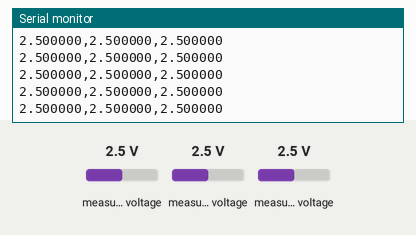
This sketch was run on a simulated ESP32. Parts: the last lines printed to the serial monitor. The inputs (shaded band) are chosen by the test bench; at power-on: measured voltage 2.5 V.

Above: at 1.2 s.
1.3 s: measured voltage (sensor 200) set to 0.1 V
At 1.54 s:
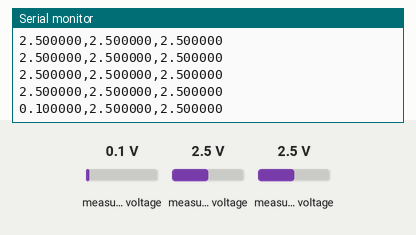
2.8 s: measured voltage (sensor 201) set to 0.1 V
At 2.89 s:
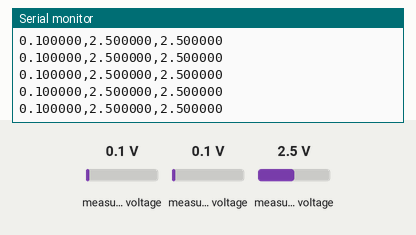
4.3 s: measured voltage (sensor 202) set to 0.1 V
At 4.47 s:
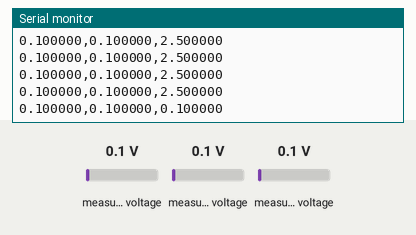
5.8 s: measured voltage (sensor 200) set to 1.2 V
At 5.82 s:
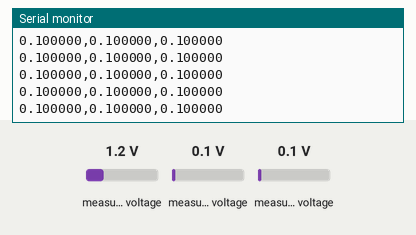
7.3 s: measured voltage (sensor 201) set to 1.2 V
At 7.39 s:
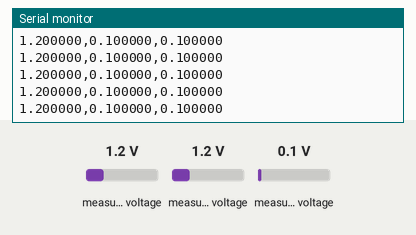
8.8 s: measured voltage (sensor 202) set to 1.2 V
At 8.97 s:
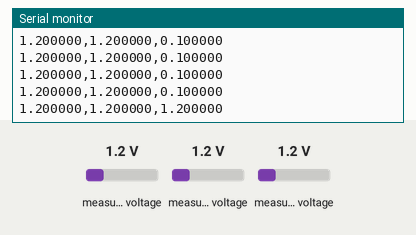
Timing chart, 0 to 11.3 s (numbered marks = the images above; inputs shaded):
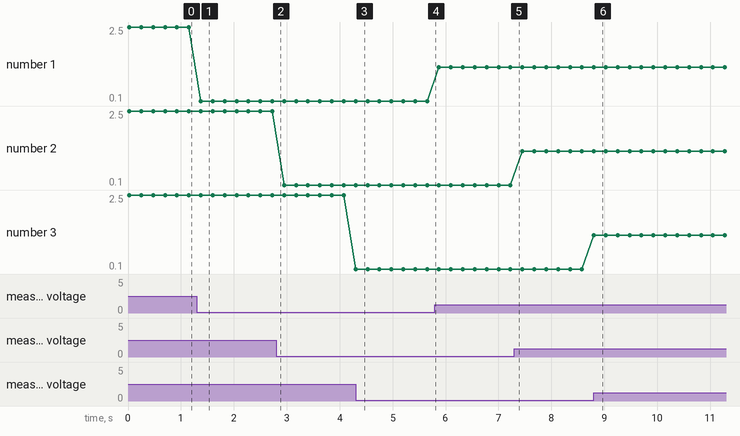

The sketch:

AirNode-Test1.ino
```cpp
#include <freertos/FreeRTOS.h>
#include <Adafruit_ADS1X15.h>
Adafruit_ADS1115 ads; // Use this for the 16-bit version

float Pitot1 = 0.00;
float Pitot2 = 0.00;
float Pitot3 = 0.00;

void setup()
{
  Serial.begin(115200);

  ads.setGain(GAIN_ONE); // 1x gain +/- 4.096V 1 bit = 2mV 0.125mV
  ads.begin();

  xTaskCreateUniversal(Get_PitotData,   // function
                       "Get_PitotData", // function name
                       8192,            // stack size
                       NULL,            // piont
                       2,               // priority
                       NULL,            // task handle
                       0);              // core number
}
void loop()
{
  delay(2);
}
void Get_PitotData(void *param)
{
  int16_t adc0, adc1, adc2;
  while (1)
  {
    // Get Pitot ADC data
    adc0 = ads.readADC_SingleEnded(0);
    adc1 = ads.readADC_SingleEnded(1);
    adc2 = ads.readADC_SingleEnded(2);

    // Convert to Volts
    Pitot1 = ads.computeVolts(adc0);
    Pitot2 = ads.computeVolts(adc1);
    Pitot3 = ads.computeVolts(adc2);

    Serial.print(Pitot1, 6);
    Serial.print(",");
    Serial.print(Pitot2, 6);
    Serial.print(",");
    Serial.print(Pitot3, 6);
    Serial.println();
    vTaskDelay(200);
  }
}
```

Measured:
- after the input at 1.3 s, the serial monitor: prints a new line after 0.08 s (image 1)
- after the input at 4.3 s, the serial monitor: prints a new line at once (image 3)
- after the input at 8.8 s, the serial monitor: prints a new line at once (image 6)
- plotted number 1: 2.5 → 0.1 after the input at 1.3 s, 0.1 → 1.2 after the input at 5.8 s
